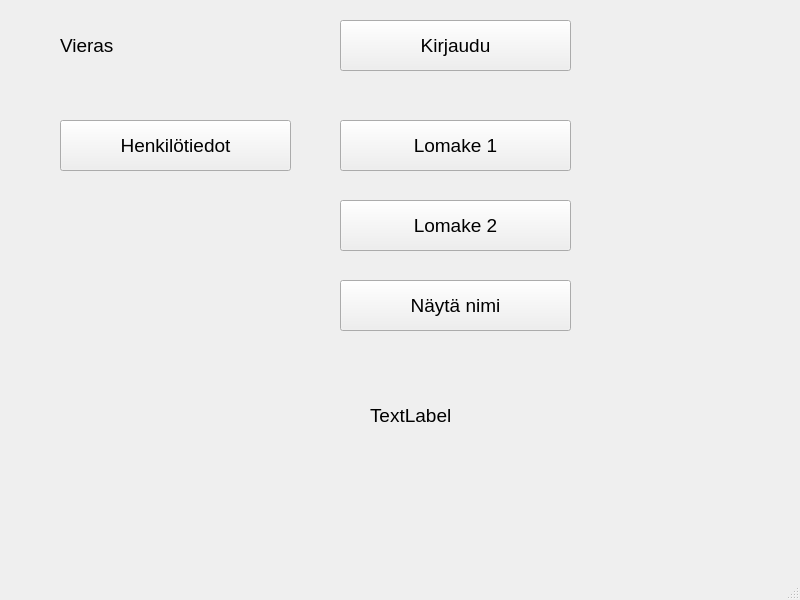
<?xml version="1.0" encoding="UTF-8"?>
<ui version="4.0">
 <class>MainWindow</class>
 <widget class="QMainWindow" name="MainWindow">
  <property name="geometry">
   <rect>
    <x>0</x>
    <y>0</y>
    <width>800</width>
    <height>600</height>
   </rect>
  </property>
  <property name="windowTitle">
   <string>MainWindow</string>
  </property>
  <widget class="QWidget" name="centralwidget">
   <widget class="QLabel" name="labelUsername">
    <property name="geometry">
     <rect>
      <x>60</x>
      <y>20</y>
      <width>181</width>
      <height>51</height>
     </rect>
    </property>
    <property name="font">
     <font>
      <pointsize>14</pointsize>
     </font>
    </property>
    <property name="text">
     <string>Vieras</string>
    </property>
   </widget>
   <widget class="QPushButton" name="btnLogin">
    <property name="geometry">
     <rect>
      <x>340</x>
      <y>20</y>
      <width>231</width>
      <height>51</height>
     </rect>
    </property>
    <property name="font">
     <font>
      <pointsize>14</pointsize>
     </font>
    </property>
    <property name="text">
     <string>Kirjaudu</string>
    </property>
   </widget>
   <widget class="QPushButton" name="btnForm1">
    <property name="geometry">
     <rect>
      <x>340</x>
      <y>120</y>
      <width>231</width>
      <height>51</height>
     </rect>
    </property>
    <property name="font">
     <font>
      <pointsize>14</pointsize>
     </font>
    </property>
    <property name="text">
     <string>Lomake 1</string>
    </property>
   </widget>
   <widget class="QPushButton" name="btnForm2">
    <property name="geometry">
     <rect>
      <x>340</x>
      <y>200</y>
      <width>231</width>
      <height>51</height>
     </rect>
    </property>
    <property name="font">
     <font>
      <pointsize>14</pointsize>
     </font>
    </property>
    <property name="text">
     <string>Lomake 2</string>
    </property>
   </widget>
   <widget class="QPushButton" name="btnForm3">
    <property name="geometry">
     <rect>
      <x>340</x>
      <y>280</y>
      <width>231</width>
      <height>51</height>
     </rect>
    </property>
    <property name="font">
     <font>
      <pointsize>14</pointsize>
     </font>
    </property>
    <property name="text">
     <string>Näytä nimi</string>
    </property>
   </widget>
   <widget class="QLabel" name="labelName">
    <property name="geometry">
     <rect>
      <x>370</x>
      <y>390</y>
      <width>181</width>
      <height>51</height>
     </rect>
    </property>
    <property name="font">
     <font>
      <pointsize>14</pointsize>
     </font>
    </property>
    <property name="text">
     <string>TextLabel</string>
    </property>
   </widget>
   <widget class="QPushButton" name="btnPersonData">
    <property name="geometry">
     <rect>
      <x>60</x>
      <y>120</y>
      <width>231</width>
      <height>51</height>
     </rect>
    </property>
    <property name="font">
     <font>
      <pointsize>14</pointsize>
     </font>
    </property>
    <property name="text">
     <string>Henkilötiedot</string>
    </property>
   </widget>
  </widget>
  <widget class="QMenuBar" name="menubar">
   <property name="geometry">
    <rect>
     <x>0</x>
     <y>0</y>
     <width>800</width>
     <height>21</height>
    </rect>
   </property>
  </widget>
  <widget class="QStatusBar" name="statusbar"/>
 </widget>
 <resources/>
 <connections/>
</ui>
